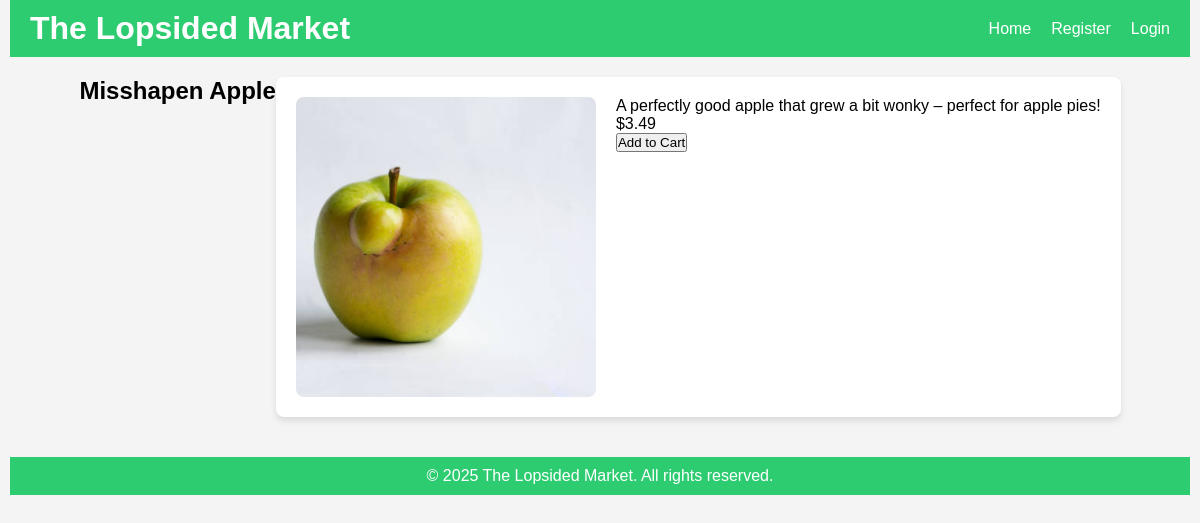
The app's page /product/3 with its own data.
### models.py (models this page shows)
class Product(db.Model):
    id = db.Column(db.Integer, primary_key=True)  # Unique ID for each product
    name = db.Column(db.String(150), nullable=False)  # Name of the product
    description = db.Column(db.String(300))  # Optional product description
    price = db.Column(db.Float, nullable=False)  # Price of the product
    image_url = db.Column(db.String(150), nullable=False)  # URL for product image

### app.py (the view)
@app.route('/product/<int:product_id>')
def product_page(product_id):
    product = Product.query.get_or_404(product_id)  # Get product by ID from the database
    return render_template('product_page.html', product=product)  # Render product details page

### templates/product_page.html (shortened to what this page needs)
<!DOCTYPE html>
<html lang="en">
<head>
    <link rel="stylesheet" href="{{ url_for('static', filename='styles.css') }}">
</head>
<body>
    <header class="header">
        <div class="logo">
            <h1>The Lopsided Market</h1>
        </div>
        <nav class="nav">
            <ul>
                <li><a href="{{ url_for('home') }}">Home</a></li>
                <li><a href="{{ url_for('register') }}">Register</a></li>
                <li><a href="{{ url_for('login') }}">Login</a></li>
            </ul>
        </nav>
    </header>
    <main class="product-detail-container">
        <h2>{{ product.name }}</h2>
        <div class="product-detail-card">
            <img src="{{ url_for('static', filename='images/' + product.image_url) }}" alt="{{ product.name }}" class="product-detail-image">
            <div class="product-detail-info">
                <p>{{ product.description }}</p>
                <p class="price">${{ product.price }}</p>
                <form action="{{ url_for('add_to_cart', product_id=product.id) }}" method="POST">
                    <button type="submit" class="btn">Add to Cart</button>
                </form>
            </div>
        </div>
    </main>
    <footer class="footer">
        <p>&copy; 2025 The Lopsided Market. All rights reserved.</p>
    </footer>
</body>
</html>

### static/styles.css (style rules this page uses)
* { margin: 0; padding: 0; box-sizing: border-box; }
body { font-family: Arial, sans-serif; background-color: #f4f4f4; padding: 0 10px; }
.header { background-color: #2ecc71; padding: 10px 20px; color: white; display: flex; justify-content: space-between; align-items: center; }
nav ul { list-style-type: none; padding: 0; display: flex; justify-content: center; }
nav ul li { margin-left: 20px; }
nav ul li a { text-decoration: none; color: white; font-size: 16px; }
footer { background-color: #333; color: white; text-align: center; padding: 10px; }
.product-detail-container { padding: 20px; display: flex; justify-content: center; }
.product-detail-card { background-color: white; padding: 20px; display: flex; justify-content: center; gap: 20px; box-shadow: 0 4px 6px rgba(0, 0, 0, 0.1); border-radius: 8px; }
.product-detail-image { width: 300px; height: 300px; object-fit: cover; border-radius: 8px; }
.footer { text-align: center; padding: 10px; background-color: #2ecc71; color: white; margin-top: 20px; }

### records on screen
Product: name "Misshapen Apple", image_url (picture), description "A perfectly good apple that grew a bit wonky – perfect for apple pies!", price "3.49"
